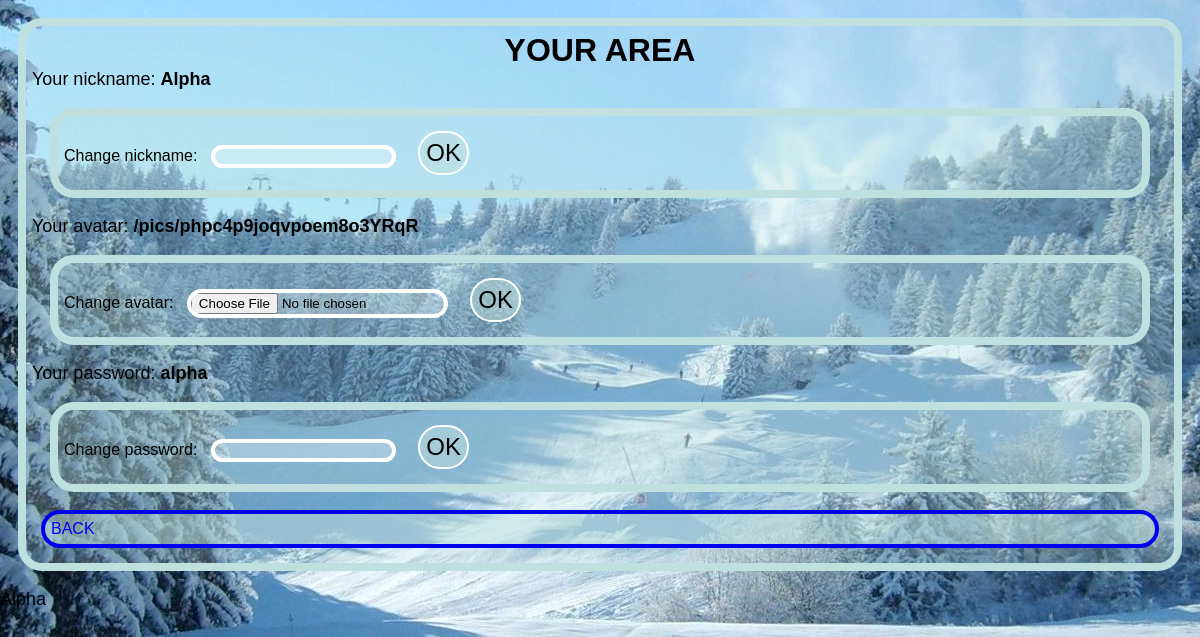
The app's page /usareat.php (signed in) with its own data.
### tables this page shows
CREATE TABLE "users" (
	"id_user"	INTEGER,
	"key"	TEXT,
	"nick"	TEXT UNIQUE,
	"avatar"	TEXT,
	"password"	TEXT,
	PRIMARY KEY("id_user")
);

### usareat.php (the view, shortened to what this page needs)
<?php
try {
  $pdo = new PDO("sqlite:database.db");
  $pdo->setAttribute(PDO::ATTR_ERRMODE, PDO::ERRMODE_EXCEPTION);
} catch (PDOException $e) {
  die("ERRORE! NON E' STATO POSSIBILE CONNETTERSI AL DATABASE." . $e->getMessage());
}
$datquer = $pdo->prepare("SELECT * FROM users WHERE nick = :nick");
$datquer->execute([':nick' => $_SESSION["curuser"]]);
$datarr = $datquer->fetchAll(PDO::FETCH_ASSOC);
?>
<!DOCTYPE html>
<html lang="it">
<head>
<link rel="stylesheet" href="snowstyle.css">
</head>
<body>
<div class="sez">
  <h1>YOUR AREA</h1>
  <?php echo "<p>Your nickname: <strong>".$datarr[0]["nick"]."</strong></p>"; ?>
  <form action="" method="POST" enctype="multipart/form-data">
    <label>Change nickname:</label>
    <input type="text" name="nick" required>
    <button type="submit">OK</button>
  </form>
  <?php echo "<p>Your avatar: <strong>".$datarr[0]["avatar"]."</strong></p>"; ?>
    <form action="" method="POST" enctype="multipart/form-data">
    <label>Change avatar:</label>
    <input type="file" name="avatar" accept="image/*" required>
    <button type="submit">OK</button>
  </form>
  <?php echo "<p>Your password: <strong>".$datarr[0]["password"]."</strong></p>"; ?>
  <form action="" method="POST" enctype="multipart/form-data">
    <label>Change password:</label>
    <input type="text" name="nick" required>
    <button type="submit">OK</button>
  </form>
  <a class="bot" href="index.php">BACK</a>
</div>
<?php
foreach ($_SESSION as $i) {
  echo '<p>'.$i.'</p>';
}
?>
</body>
</html>

### snowstyle.css (style rules this page uses)
* { box-sizing: border-box; margin: 0px 0px 0px 0px; padding: 0px 0px 0px 0px; }
body { background-color: rgba(192,224,224,0.75); background-image: url("/pics/back.jpg"); background-repeat: repeat; background-position: center; background-attachment: fixed; font-family: Arial, sans-serif;; }
.sez, form { margin: 18px 18px 18px 18px; border-style: solid; border-width: 8px; border-radius: 24px; border-color: rgba(192,224,224,1); background-color: rgba(192,224,224,0.25); padding: 6px 6px 6px 6px; }
textarea, select, option, input { margin: 9px 9px 9px 9px; border-style: solid; border-width: 4px; border-radius: 24px; border-color: rgba(255,255,255,1); background-color: rgba(255,255,255,0.25); }
h1 { font-size: 32px; text-align: center; }
p { font-size: 18px; }
a { display: block; margin: 9px 9px 9px 9px; background-color: rgba(192,224,224,0.5); border-style: solid; border-width: 4px; border-radius: 24px; text-decoration: none; padding: 6px 6px 6px 6px; }
.butt, button { margin: 9px 9px 9px 9px; background-color: rgba(192,224,224,0.5); text-align: center; font-size: 24px; border-style: solid; border-radius: 24px; border-color: rgba(255,255,255,1); padding: 6px 6px 6px 6px; }

### records on screen
users: nick "Alpha", avatar "/pics/phpc4p9joqvpoem8o3YRqR", password "alpha"

### other values on screen
$i "Alpha"
